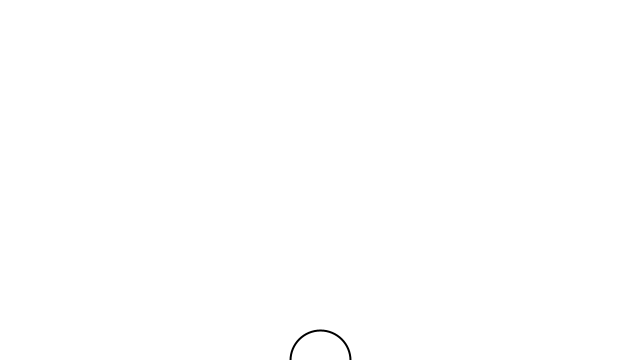
Frame 1 (no input)
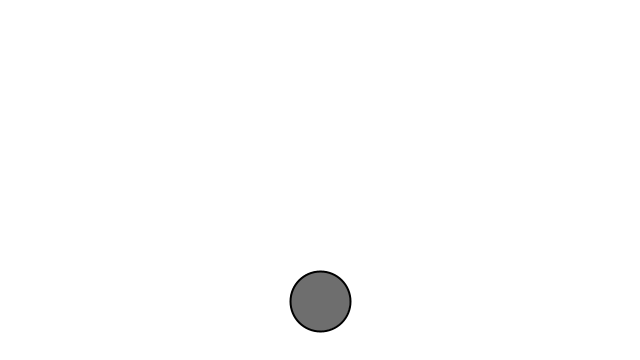
Frame 60 (the mouse pressed at the canvas centre just before this capture)
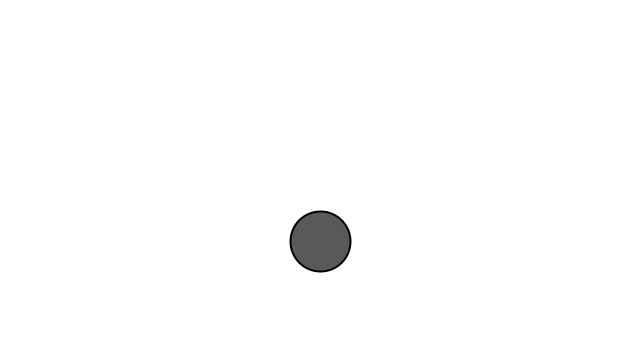
Frame 120 (the mouse held since frame 60 and released just before this capture)

The Processing sketch that drew these frames (run headless with seeded random() and noise(); from frame 60 on, the mouse is pressed at the canvas centre):

// Processing sketch: bubble_class
// ── bubble_class.pde
Bubble b;

void setup(){
  size(640, 360);
  b = new Bubble();
}

void draw(){
  background(255);
  b.display();
  b.ascend();
  b.top();
  b.colour();
}

// ── Bubble.pde
class Bubble {
  
  float x;
  float y;
  
  Bubble() {
    //data
    x = width/2;
    y = height;
  }


  void ascend() {
    y--;
  }

  void display() {
    stroke(0);
    strokeWeight(2);
    ellipse(x, y, 60, 60);
  }



  void top() {
    if (y < -10) {
      x = width/2;
      y = -10;
    }
  }

  void colour() {
    fill(random(127));
  }
}
